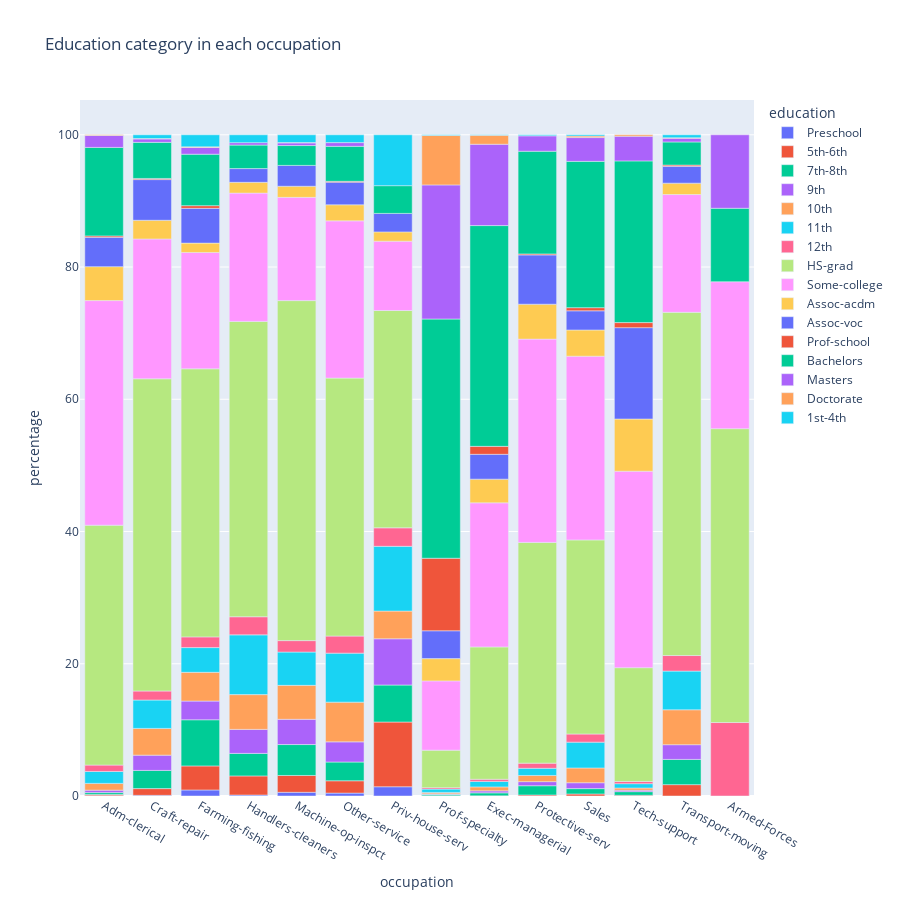

Source (notebook cell):
### Markdown cell above
===================================================================================================================================================

第三个可视化，原打算是使用基于像素的图，展示职业（occupation）和教育程度（education）的关系，后面换成了堆叠条形图。
- 采用数据类型：职业、教育程度。
- 选择此可视化和数据的原因：在获得高收入职业之后，通过挖掘职业和教育程度之间的关系，我们可以得到目标职业的大部分人受教育程度是多少，以此推出相应下一阶段的教育课程，比如如果一个群体大部分人是高中毕业水平，那么推出大学水平课程就会比较受欢迎。另外我们也可以得到低教育群体的在哪些职业占比多，以推出相应的职业课程，提高他们的受教育程度，以提升他们的竞争力。
- 预期：高收入群体的教育程度应该比较高

### Code cell
# occupation, education 
from pandas.api.types import CategoricalDtype

bar_df = adult_df.copy()
edu_order = ['Preschool','1st-4th','5th-6th','7th-8th','9th', '10th', '11th', '12th','HS-grad','Some-college', 'Assoc-acdm', 'Assoc-voc','Prof-school', 'Bachelors', 'Masters','Doctorate']

# 创建教育程度分类
cat_type = CategoricalDtype(categories=edu_order, ordered=True)

# 对 occupation 和 education 列分组并计数，然后重命名 ‘occupation' 列并重新分类 'education' 列，最后按照 'occupation' 和 'education' 列对结果进行排序
count_df = bar_df.groupby(['occupation', 'education'])['occupation'].count().reset_index(name='count')
count_df['education'] = count_df['education'].astype(cat_type)
count_df = count_df.sort_values(['occupation', 'education'])

total_df = count_df.groupby('occupation', as_index=False)['count'].agg({'total': 'sum'})
def calculate_percentage(count_df, total_df):
    percentage_list = []
    for index, row in count_df.iterrows():
        occupation = row['occupation']
        education = row['education']
        count = row['count']
        total_count = total_df.loc[total_df['occupation'] == occupation, 'total'].iloc[0]
        percentage = count / total_count * 100
        percentage_list.append(percentage)

    count_df['percentage'] = percentage_list
    return count_df

count_df = calculate_percentage(count_df, total_df)

# display(count_df)

fig = px.bar(count_df, x="occupation", y="percentage", color="education", title="Education category in each occupation", height=900)
fig.show()

# 移动到图上，可以看到education类别、occupation类别和百分比

### Figure 1 — Plotly figure (JSON) as saved in the notebook; plotly's stock layout.template omitted (floating-point values rounded to 4 significant figures)
{"data": [{"alignmentgroup": "True", "hovertemplate": "education=Preschool<br>occupation=%{x}<br>percentage=%{y}<extra></extra>", "legendgroup": "Preschool", "marker": {"color": "#636efa", "pattern": {"shape": ""}}, "name": "Preschool", "offsetgroup": "Preschool", "orientation": "v", "showlegend": true, "textposition": "auto", "type": "bar", "x": ["Adm-clerical", "Craft-repair", "Farming-fishing", "Handlers-cleaners", "Machine-op-inspct", "Other-service", "Priv-house-serv", "Prof-specialty"], "xaxis": "x", "y": [0.05375, 0.09926, 0.91, 0.1481, 0.5595, 0.4359, 1.399, 0.02476], "yaxis": "y"}, {"alignmentgroup": "True", "hovertemplate": "education=5th-6th<br>occupation=%{x}<br>percentage=%{y}<extra></extra>", "legendgroup": "5th-6th", "marker": {"color": "#EF553B", "pattern": {"shape": ""}}, "name": "5th-6th", "offsetgroup": "5th-6th", "orientation": "v", "showlegend": true, "textposition": "auto", "type": "bar", "x": ["Adm-clerical", "Craft-repair", "Exec-managerial", "Farming-fishing", "Handlers-cleaners", "Machine-op-inspct", "Other-service", "Priv-house-serv", "Prof-specialty", "Protective-serv", "Sales", "Tech-support", "Transport-moving"], "xaxis": "x", "y": [0.1612, 1.017, 0.02505, 3.64, 2.889, 2.543, 1.868, 9.79, 0.02476, 0.1553, 0.3069, 0.1096, 1.718], "yaxis": "y"}, {"alignmentgroup": "True", "hovertemplate": "education=7th-8th<br>occupation=%{x}<br>percentage=%{y}<extra></extra>", "legendgroup": "7th-8th", "marker": {"color": "#00cc96", "pattern": {"shape": ""}}, "name": "7th-8th", "offsetgroup": "7th-8th", "orientation": "v", "showlegend": true, "textposition": "auto", "type": "bar", "x": ["Adm-clerical", "Craft-repair", "Exec-managerial", "Farming-fishing", "Handlers-cleaners", "Machine-op-inspct", "Other-service", "Priv-house-serv", "Prof-specialty", "Protective-serv", "Sales", "Tech-support", "Transport-moving"], "xaxis": "x", "y": [0.2956, 2.754, 0.4509, 6.977, 3.407, 4.68, 2.833, 5.594, 0.1981, 1.398, 0.8092, 0.5482, 3.817], "yaxis": "y"}, {"alignmentgroup": "True", "hovertemplate": "education=9th<br>occupation=%{x}<br>percentage=%{y}<extra></extra>", "legendgroup": "9th", "marker": {"color": "#ab63fa", "pattern": {"shape": ""}}, "name": "9th", "offsetgroup": "9th", "orientation": "v", "showlegend": true, "textposition": "auto", "type": "bar", "x": ["Adm-clerical", "Craft-repair", "Exec-managerial", "Farming-fishing", "Handlers-cleaners", "Machine-op-inspct", "Other-service", "Priv-house-serv", "Prof-specialty", "Protective-serv", "Sales", "Tech-support", "Transport-moving"], "xaxis": "x", "y": [0.3762, 2.308, 0.3006, 2.831, 3.63, 3.815, 3.051, 6.993, 0.07429, 0.6211, 0.8929, 0.2193, 2.226], "yaxis": "y"}, {"alignmentgroup": "True", "hovertemplate": "education=10th<br>occupation=%{x}<br>percentage=%{y}<extra></extra>", "legendgroup": "10th", "marker": {"color": "#FFA15A", "pattern": {"shape": ""}}, "name": "10th", "offsetgroup": "10th", "orientation": "v", "showlegend": true, "textposition": "auto", "type": "bar", "x": ["Adm-clerical", "Craft-repair", "Exec-managerial", "Farming-fishing", "Handlers-cleaners", "Machine-op-inspct", "Other-service", "Priv-house-serv", "Prof-specialty", "Protective-serv", "Sales", "Tech-support", "Transport-moving"], "xaxis": "x", "y": [1.021, 4.045, 0.6012, 4.348, 5.259, 5.137, 6.009, 4.196, 0.2229, 0.9317, 2.232, 0.3289, 5.28], "yaxis": "y"}, {"alignmentgroup": "True", "hovertemplate": "education=11th<br>occupation=%{x}<br>percentage=%{y}<extra></extra>", "legendgroup": "11th", "marker": {"color": "#19d3f3", "pattern": {"shape": ""}}, "name": "11th", "offsetgroup": "11th", "orientation": "v", "showlegend": true, "textposition": "auto", "type": "bar", "x": ["Adm-clerical", "Craft-repair", "Exec-managerial", "Farming-fishing", "Handlers-cleaners", "Machine-op-inspct", "Other-service", "Priv-house-serv", "Prof-specialty", "Protective-serv", "Sales", "Tech-support", "Transport-moving"], "xaxis": "x", "y": [1.801, 4.293, 0.8267, 3.741, 9.037, 5.036, 7.41, 9.79, 0.4953, 1.087, 3.906, 0.6579, 5.852], "yaxis": "y"}, {"alignmentgroup": "True", "hovertemplate": "education=12th<br>occupation=%{x}<br>percentage=%{y}<extra></extra>", "legendgroup": "12th", "marker": {"color": "#FF6692", "pattern": {"shape": ""}}, "name": "12th", "offsetgroup": "12th", "orientation": "v", "showlegend": true, "textposition": "auto", "type": "bar", "x": ["Adm-clerical", "Armed-Forces", "Craft-repair", "Exec-managerial", "Farming-fishing", "Handlers-cleaners", "Machine-op-inspct", "Other-service", "Priv-house-serv", "Prof-specialty", "Protective-serv", "Sales", "Tech-support", "Transport-moving"], "xaxis": "x", "y": [0.9675, 11.11, 1.365, 0.3257, 1.618, 2.741, 1.729, 2.584, 2.797, 0.2229, 0.7764, 1.228, 0.3289, 2.354], "yaxis": "y"}, {"alignmentgroup": "True", "hovertemplate": "education=HS-grad<br>occupation=%{x}<br>percentage=%{y}<extra></extra>", "legendgroup": "HS-grad", "marker": {"color": "#B6E880", "pattern": {"shape": ""}}, "name": "HS-grad", "offsetgroup": "HS-grad", "orientation": "v", "showlegend": true, "textposition": "auto", "type": "bar", "x": ["Adm-clerical", "Armed-Forces", "Craft-repair", "Exec-managerial", "Farming-fishing", "Handlers-cleaners", "Machine-op-inspct", "Other-service", "Priv-house-serv", "Prof-specialty", "Protective-serv", "Sales", "Tech-support", "Transport-moving"], "xaxis": "x", "y": [36.28, 44.44, 47.22, 20.02, 40.55, 44.67, 51.42, 39.01, 32.87, 5.671, 33.39, 29.35, 17.21, 51.91], "yaxis": "y"}, {"alignmentgroup": "True", "hovertemplate": "education=Some-college<br>occupation=%{x}<br>percentage=%{y}<extra></extra>", "legendgroup": "Some-college", "marker": {"color": "#FF97FF", "pattern": {"shape": ""}}, "name": "Some-college", "offsetgroup": "Some-college", "orientation": "v", "showlegend": true, "textposition": "auto", "type": "bar", "x": ["Adm-clerical", "Armed-Forces", "Craft-repair", "Exec-managerial", "Farming-fishing", "Handlers-cleaners", "Machine-op-inspct", "Other-service", "Priv-house-serv", "Prof-specialty", "Protective-serv", "Sales", "Tech-support", "Transport-moving"], "xaxis": "x", "y": [33.97, 22.22, 21.14, 21.79, 17.59, 19.41, 15.62, 23.79, 10.49, 10.48, 30.75, 27.79, 29.71, 17.81], "yaxis": "y"}, {"alignmentgroup": "True", "hovertemplate": "education=Assoc-acdm<br>occupation=%{x}<br>percentage=%{y}<extra></extra>", "legendgroup": "Assoc-acdm", "marker": {"color": "#FECB52", "pattern": {"shape": ""}}, "name": "Assoc-acdm", "offsetgroup": "Assoc-acdm", "orientation": "v", "showlegend": true, "textposition": "auto", "type": "bar", "x": ["Adm-clerical", "Craft-repair", "Exec-managerial", "Farming-fishing", "Handlers-cleaners", "Machine-op-inspct", "Other-service", "Priv-house-serv", "Prof-specialty", "Protective-serv", "Sales", "Tech-support", "Transport-moving"], "xaxis": "x", "y": [5.133, 2.829, 3.582, 1.416, 1.63, 1.679, 2.428, 1.399, 3.368, 5.28, 3.962, 7.895, 1.718], "yaxis": "y"}, {"alignmentgroup": "True", "hovertemplate": "education=Assoc-voc<br>occupation=%{x}<br>percentage=%{y}<extra></extra>", "legendgroup": "Assoc-voc", "marker": {"color": "#636efa", "pattern": {"shape": ""}}, "name": "Assoc-voc", "offsetgroup": "Assoc-voc", "orientation": "v", "showlegend": true, "textposition": "auto", "type": "bar", "x": ["Adm-clerical", "Craft-repair", "Exec-managerial", "Farming-fishing", "Handlers-cleaners", "Machine-op-inspct", "Other-service", "Priv-house-serv", "Prof-specialty", "Protective-serv", "Sales", "Tech-support", "Transport-moving"], "xaxis": "x", "y": [4.434, 6.154, 3.758, 5.258, 2.074, 3.154, 3.425, 2.797, 4.21, 7.453, 2.902, 13.82, 2.545], "yaxis": "y"}, {"alignmentgroup": "True", "hovertemplate": "education=Prof-school<br>occupation=%{x}<br>percentage=%{y}<extra></extra>", "legendgroup": "Prof-school", "marker": {"color": "#EF553B", "pattern": {"shape": ""}}, "name": "Prof-school", "offsetgroup": "Prof-school", "orientation": "v", "showlegend": true, "textposition": "auto", "type": "bar", "x": ["Adm-clerical", "Craft-repair", "Exec-managerial", "Farming-fishing", "Other-service", "Prof-specialty", "Protective-serv", "Sales", "Tech-support", "Transport-moving"], "xaxis": "x", "y": [0.215, 0.1737, 1.202, 0.4044, 0.1245, 10.97, 0.1553, 0.4743, 0.7675, 0.1908], "yaxis": "y"}, {"alignmentgroup": "True", "hovertemplate": "education=Bachelors<br>occupation=%{x}<br>percentage=%{y}<extra></extra>", "legendgroup": "Bachelors", "marker": {"color": "#00cc96", "pattern": {"shape": ""}}, "name": "Bachelors", "offsetgroup": "Bachelors", "orientation": "v", "showlegend": true, "textposition": "auto", "type": "bar", "x": ["Adm-clerical", "Armed-Forces", "Craft-repair", "Exec-managerial", "Farming-fishing", "Handlers-cleaners", "Machine-op-inspct", "Other-service", "Priv-house-serv", "Prof-specialty", "Protective-serv", "Sales", "Tech-support", "Transport-moving"], "xaxis": "x", "y": [13.38, 11.11, 5.459, 33.39, 7.786, 3.556, 3.001, 5.293, 4.196, 36.18, 15.53, 22.13, 24.45, 3.499], "yaxis": "y"}, {"alignmentgroup": "True", "hovertemplate": "education=Masters<br>occupation=%{x}<br>percentage=%{y}<extra></extra>", "legendgroup": "Masters", "marker": {"color": "#ab63fa", "pattern": {"shape": ""}}, "name": "Masters", "offsetgroup": "Masters", "orientation": "v", "showlegend": true, "textposition": "auto", "type": "bar", "x": ["Adm-clerical", "Armed-Forces", "Craft-repair", "Exec-managerial", "Farming-fishing", "Handlers-cleaners", "Machine-op-inspct", "Other-service", "Prof-specialty", "Protective-serv", "Sales", "Tech-support", "Transport-moving"], "xaxis": "x", "y": [1.801, 11.11, 0.5211, 12.3, 1.011, 0.3704, 0.4069, 0.5604, 20.28, 2.329, 3.599, 3.728, 0.5725], "yaxis": "y"}, {"alignmentgroup": "True", "hovertemplate": "education=Doctorate<br>occupation=%{x}<br>percentage=%{y}<extra></extra>", "legendgroup": "Doctorate", "marker": {"color": "#FFA15A", "pattern": {"shape": ""}}, "name": "Doctorate", "offsetgroup": "Doctorate", "orientation": "v", "showlegend": true, "textposition": "auto", "type": "bar", "x": ["Adm-clerical", "Craft-repair", "Exec-managerial", "Farming-fishing", "Machine-op-inspct", "Prof-specialty", "Sales", "Tech-support", "Transport-moving"], "xaxis": "x", "y": [0.1075, 0.04963, 1.353, 0.1011, 0.05086, 7.479, 0.2232, 0.2193, 0.06361], "yaxis": "y"}, {"alignmentgroup": "True", "hovertemplate": "education=1st-4th<br>occupation=%{x}<br>percentage=%{y}<extra></extra>", "legendgroup": "1st-4th", "marker": {"color": "#19d3f3", "pattern": {"shape": ""}}, "name": "1st-4th", "offsetgroup": "1st-4th", "orientation": "v", "showlegend": true, "textposition": "auto", "type": "bar", "x": ["Craft-repair", "Exec-managerial", "Farming-fishing", "Handlers-cleaners", "Machine-op-inspct", "Other-service", "Priv-house-serv", "Prof-specialty", "Protective-serv", "Sales", "Transport-moving"], "xaxis": "x", "y": [0.5707, 0.07515, 1.82, 1.185, 1.17, 1.183, 7.692, 0.09906, 0.1553, 0.1953, 0.4453], "yaxis": "y"}], "layout": {"barmode": "relative", "height": 900, "legend": {"title": {"text": "education"}, "tracegroupgap": 0}, "title": {"text": "Education category in each occupation"}, "xaxis": {"anchor": "y", "domain": [0, 1], "title": {"text": "occupation"}}, "yaxis": {"anchor": "x", "domain": [0, 1], "title": {"text": "percentage"}}}}
